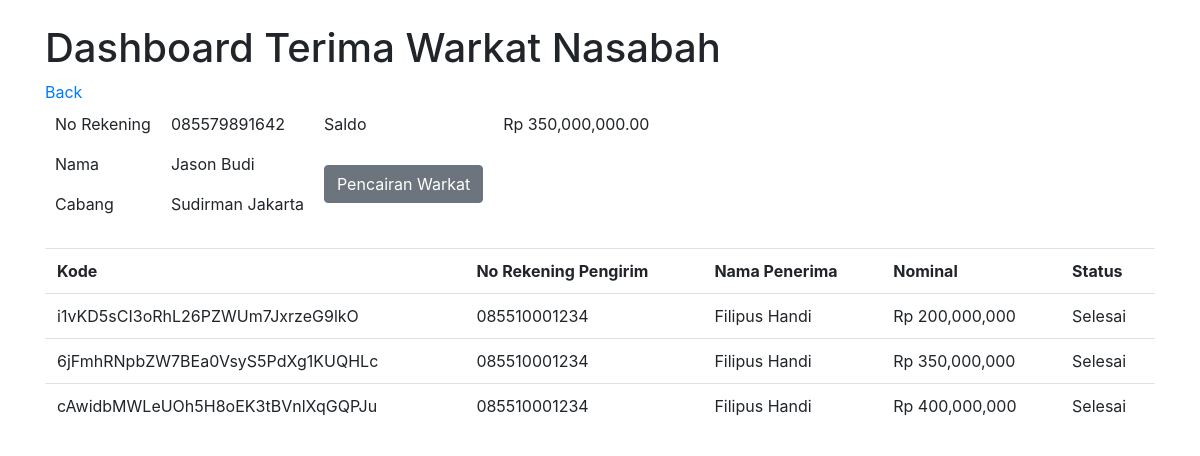
Screenshot of /ui/dashboard_terima.php (signed in) with the database file from the repository.
### tables this page shows
CREATE TABLE `tbl_data_rekening` (
  `no_rek` varchar(20) NOT NULL,
  `cif` varchar(20) NOT NULL,
  `jenis_rekening` varchar(20) DEFAULT NULL,
  `cabang` varchar(50) DEFAULT NULL,
  `saldo` bigint(20) DEFAULT NULL
);

CREATE TABLE `tbl_data_nasabah` (
  `cif` varchar(20) NOT NULL,
  `user_id` int(11) NOT NULL,
  `nik` varchar(16) NOT NULL,
  `nama` varchar(50) DEFAULT NULL,
  `alamat` varchar(50) DEFAULT NULL,
  `no_hp` varchar(12) DEFAULT NULL
);

CREATE TABLE `tbl_transaksi_warkat` (
  `security_code` varchar(32) NOT NULL,
  `no_rek_pengirim` varchar(20) NOT NULL,
  `no_rek_penerima` varchar(20) NOT NULL,
  `tipe_warkat` varchar(30) DEFAULT NULL,
  `nik` varchar(16) DEFAULT NULL,
  `jumlah_transfer` bigint(20) DEFAULT NULL,
  `status` varchar(30) DEFAULT NULL,
  `tgl_efektif` datetime NOT NULL,
  `tgl_issue` datetime DEFAULT NULL,
  `pindah_tangan` tinyint(4) DEFAULT NULL,
  `berita` varchar(50) DEFAULT NULL
);

### ui/dashboard_terima.php (the view, shortened to what this page needs)
<html>
	<head>
		<link rel="stylesheet" href="../css/bootstrap.min.css">
	</head>
	<body>
		<div class="container my-4">
			<h1>Dashboard Terima Warkat Nasabah</h1>
			<a href="../index.php">Back</a>
			<?php
				include '../connection.php';
				$cif = $_SESSION['cif'];
				if(!isset($_SESSION['username']) && $_SESSION['role'] != "Nasabah"){
					header('location: ../login.php');
				}
				else{
					$sql = "SELECT * FROM tbl_data_nasabah dn JOIN tbl_data_rekening dr ON dn.cif = dr.cif WHERE dn.cif = '$cif'";
					$result = mysqli_query($conn, $sql);
					if(mysqli_num_rows($result)) {
						$row = mysqli_fetch_assoc($result);
						$no_rek = $row['no_rek'];
						$saldo = $row['saldo'];
						$nama = $row['nama'];
						$cabang = $row['cabang'];
			?>
			<table cellpadding="10">
				<tr>
					<td>No Rekening</td>
					<td><?php echo $no_rek ?></td>
					<td>Saldo</td>
					<td>Rp <?php echo number_format($saldo,2) ?></td>
				</tr>
				<tr>
					<td>Nama</td>
					<td><?php echo $nama ?></td>
					<td rowspan="2"><button type="button" class="btn btn-secondary" data-toggle="modal" data-target="#exampleModalCenter">Pencairan Warkat</button></td>
				</tr>
				<tr>
					<td>Cabang</td>
					<td><?php echo $cabang ?></td>
				</tr>
			</table>
				<?php }} ?>
			<br>
			<table class="table">
				<tr>
					<th>Kode</th>
					<th>No Rekening Pengirim</th>
					<th>Nama Penerima</th>
					<th>Nominal</th>
					<th>Status</th>
				</tr>
				<?php
					$sql = "SELECT tw.security_code, tw.no_rek_pengirim,tw.jumlah_transfer,tw.status,
							(SELECT nama FROM tbl_data_nasabah dn
							JOIN tbl_data_rekening dr ON dn.cif = dr.cif
							WHERE dr.no_rek = tw.no_rek_pengirim) AS nama_pengirim
							FROM tbl_transaksi_warkat tw
							JOIN tbl_data_rekening dr on tw.no_rek_pengirim = dr.no_rek
							JOIN tbl_data_nasabah dn on dr.cif = dn.cif
							WHERE tw.no_rek_penerima='$no_rek'
							ORDER BY tw.tgl_issue DESC";
					$result = mysqli_query($conn, $sql);
					if(mysqli_num_rows($result)) {
						while($row = mysqli_fetch_assoc($result)){
							echo "<tr>
								<td>". $row['security_code'] ."</td>
								<td>". $row['no_rek_pengirim'] ."</td>
								<td>". $row['nama_pengirim'] ."</td>
								<td>Rp ". number_format($row['jumlah_transfer']) ."</td>
								<td>". $row['status'] ."</td>
							</tr>";
						}
					}
				?>
			</table>
		</div>
	</body>
</html>

### rows the page displays
tbl_data_rekening: no_rek "085579891642", saldo "350,000,000.00", cif.nama "Jason Budi", cabang "Sudirman Jakarta"
tbl_transaksi_warkat: security_code "i1vKD5sCI3oRhL26PZWUm7JxrzeG9lkO", no_rek_pengirim "085510001234", nama_pengirim "Filipus Handi", jumlah_transfer "200,000,000", status "Selesai"
tbl_transaksi_warkat: security_code "6jFmhRNpbZW7BEa0VsyS5PdXg1KUQHLc", no_rek_pengirim "085510001234", nama_pengirim "Filipus Handi", jumlah_transfer "350,000,000", status "Selesai"
tbl_transaksi_warkat: security_code "cAwidbMWLeUOh5H8oEK3tBVnlXqGQPJu", no_rek_pengirim "085510001234", nama_pengirim "Filipus Handi", jumlah_transfer "400,000,000", status "Selesai"
